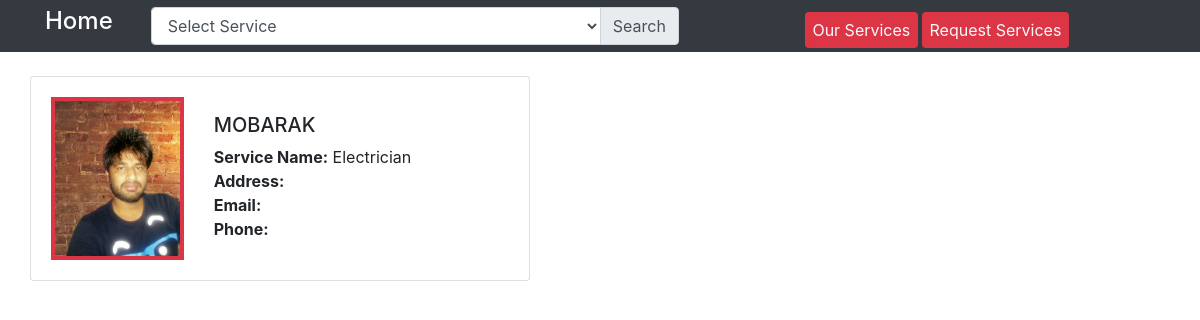
The page /our_services/service_view.php?id=SER421793844768 on the database its author committed.
### tables this page shows
CREATE TABLE `registration` (
  `id` int(10) UNSIGNED NOT NULL,
  `provider_name` varchar(100) NOT NULL,
  `service_id` varchar(50) NOT NULL,
  `provider_id` varchar(50) NOT NULL,
  `provider_division` varchar(50) NOT NULL,
  `provider_zilla` varchar(50) NOT NULL,
  `provider_upazila` varchar(50) NOT NULL,
  `provider_address` varchar(100) NOT NULL,
  `provider_lat` decimal(10,8) NOT NULL,
  `provider_lang` decimal(11,8) NOT NULL,
  `provider_pic` text NOT NULL,
  `provider_phone` varchar(50) NOT NULL,
  `provider_email` varchar(50) NOT NULL,
  `provider_nid_number` varchar(50) NOT NULL,
  `about_provider` varchar(220) NOT NULL,
  `provider_username` varchar(50) NOT NULL,
  `provider_password` varchar(100) NOT NULL,
  `provider_status` varchar(50) NOT NULL DEFAULT 'deactive'
);

CREATE TABLE `services` (
  `id` int(10) UNSIGNED NOT NULL,
  `service_name` varchar(190) NOT NULL,
  `service_id` varchar(50) NOT NULL,
  `service_slug` varchar(190) NOT NULL,
  `service_description` text,
  `service_status` varchar(45) NOT NULL DEFAULT 'active'
);

### database/database.php (called while the page is built, shortened)
<?php
class Database{
	public $host   = DB_HOST;
	public $user   = DB_USER;
	public $pass   = DB_PASS;
	public $dbname = DB_NAME;
	public $link;
	private function connectDB(){
		$this->link = new mysqli($this->host, $this->user, $this->pass, $this->dbname);
		$this->link->set_charset('utf8');
	}
	public function select($query){
		$result = $this->link->query($query) or die($this->link->error.__LINE__);
		if ($result->num_rows > 0) {
			return $result;
		}
	}
}
?>

### our_services/service_view.php (the view)
<?php
include("../header/header.php");
$id = $_GET['id'];
$query = "SELECT * FROM `registration`,`services` WHERE `registration`.`service_id` = '$id' AND `services`.`service_id` = '$id'";
$data = $db->select($query);
if($data){
 while ($total = $data->fetch_assoc()) { ?>
 	 	<br>
		<div class="container">
	      <div class="row">
	        <div class="card" style="width: 500px;">
	          <div class="card-body row">
	            <div class="col-sm-4">
	              <img src="<?php echo $total['provider_pic'] ?>" alt="profile pic" onerror=this.src="../defult_image/profile.jpg" class="img-fluid bg-danger p-1" style="width: 200px;">
	            </div>
	            <div class="col-sm-8 mt-3">
	              <h5 class="text-uppercase"><?php echo $total['provider_name']; ?></h5>
	              <ul class="list-unstyled">
	              	 <li><strong>Service Name:</strong> <?php echo $total['service_name']; ?></li>
	                <li><strong>Address:</strong> <?php echo $total['provider_address']; ?></li>
	                <li><strong>Email:</strong> <?php echo $total['provider_email']; ?></li>
	                <li><strong>Phone:</strong> <?php echo $total['provider_phone']; ?></li>
	              </ul>
	            </div>
	          </div>
	        </div>
	      </div>
	    </div>
		<?php echo "</br>";
		}
	}else{
		echo "no data found";
	}
?>

### resources/css/style.css (style rules this page uses)
*, *::before, *::after { margin: 0; padding: 0; box-sizing: border-box; }

### css/style.css (style rules this page uses)
*, *::before, *::after { margin: 0; padding: 0; box-sizing: border-box; }

### rows shown on the page
registration: provider_pic (picture), provider_name "MOBARAK", services.service_name "Electrician"
